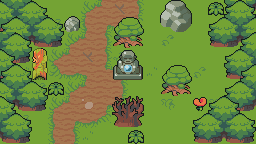

A level layout from a 2D game, rendered from its tile map. Below: a short description, then the map file with tile-grid data replaced by summaries:
An orthogonal 16x9 tile map with 16x16 px tiles, 6 tile layers (ground, decoration, decoration2, decoration3, ...), 2 tilesets.

<map version="1.10" tiledversion="1.11.0" orientation="orthogonal" renderorder="right-up" width="16" height="9" tilewidth="16" tileheight="16" infinite="0" nextlayerid="11" nextobjectid="22">
 <editorsettings>
  <export target="village..tmx" format="tmx" />
 </editorsettings>
 <properties>
  <property name="music" value="VILLAGE" />
  <property name="trigger" value="village_intro" />
 </properties>
 <tileset firstgid="1" source="tileset.tsx" />
 <tileset firstgid="4097" source="objects.tsx" />
 <layer id="1" name="ground" width="16" height="9">
  <data>[144 cells, 144 non-empty, 19 distinct tile ids]</data>
 </layer>
 <layer id="2" name="decoration" width="16" height="9">
  <data>[144 cells, 54 non-empty, 21 distinct tile ids]</data>
 </layer>
 <layer id="3" name="decoration2" width="16" height="9">
  <data>[144 cells, 26 non-empty, 12 distinct tile ids]</data>
 </layer>
 <layer id="4" name="decoration3" width="16" height="9">
  <data>[144 cells, 0 non-empty, 0 distinct tile ids]</data>
 </layer>
 <layer id="5" name="foreground" width="16" height="9">
  <data>[144 cells, 21 non-empty, 7 distinct tile ids]</data>
 </layer>
 <layer id="9" name="foreground2" width="16" height="9">
  <data>[144 cells, 0 non-empty, 0 distinct tile ids]</data>
 </layer>
</map>
